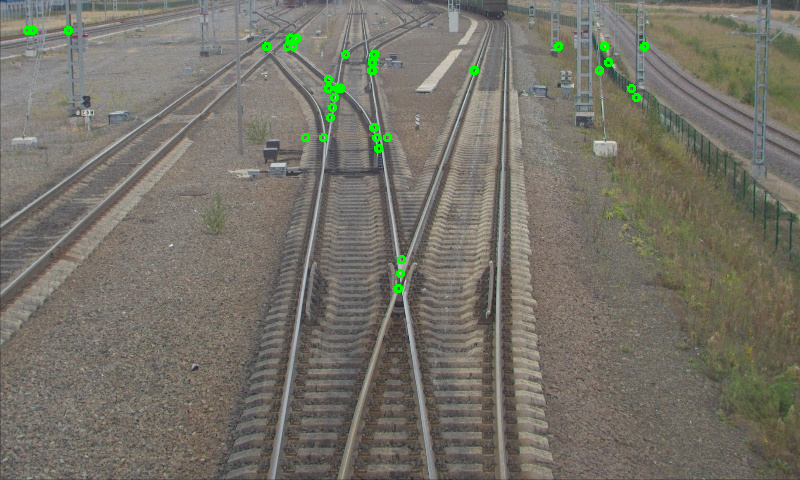
//> input picture NotApproximate_35NeighsDiff_2HasSameDirection.png, 800 x 480 px, given in place of out.png, which was not available
$ ./main out.png   (built with g++ and OpenCV 4)
//> lines starting //> are read from the running program, lines starting //| are printed output that depends on the picture; after the words box and inside, x2 and y2 are one past the last pixel; in counts of white or black regions, pixels touching at a corner belong together; pictures that were not available may be replaced by others from this repository, and a replacement may not be noted
### utils/math_utils.h
//
// Created by dmitrii on 02.04.2020.
//

#ifndef HOUGH_DETECTOR_MATH_UTILS_H
#define HOUGH_DETECTOR_MATH_UTILS_H


#include <opencv2/core/matx.hpp>
#include "cv_supp.h"

namespace math_utils {
    float get_diff(float v1, float v2);
};


#endif //HOUGH_DETECTOR_MATH_UTILS_H

### utils/cv_supp.h
#pragma once
#ifndef CV_SUPP
#define CV_SUPP
#include <vector>
#include <iostream>
#include <opencv2/imgproc/imgproc.hpp>

namespace cv_supp {

    typedef struct CartesLine{
        cv::Point max;
        cv::Point min;
    }CartesLine;

    typedef struct Line {
        CartesLine cartesLine;
        cv::Vec2f polarLine;
    }Line;

	struct gradient_img {
		cv::Mat mag;
		cv::Mat angle;
	};

	using hog_vec_t = std::vector<double>;

	gradient_img get_gradients(const cv::Mat& img);
	std::vector<cv::Mat> get_integral_images(const cv::Mat& img);
	hog_vec_t get_hog(const cv::Point2i& left_high_hog_point, int hog_size, const std::vector<cv::Mat>& integral_images);
	double chi_squared(const hog_vec_t& hog1, const hog_vec_t& hog2);
	double intersect_hogs(const hog_vec_t& hog1, const hog_vec_t& hog2);
	bool hog_has_vertical_edge(const hog_vec_t& hog_vec);
    float get_line_cos(cv::Point pt1, cv::Point pt2);

    void draw_polar_line(cv::Mat& image, const cv::Vec2f& line, const cv::Scalar& color);
    CartesLine from_polar_to_cartesian(const cv::Vec2f &line, int y_max, int y_min);
}

#endif

### utils/files_utils.h
//
// Created by dmitrii on 31.03.2020.
//

#ifndef CROSSDETECTOR_FILES_UTILS_H
#define CROSSDETECTOR_FILES_UTILS_H

#include <vector>
#include <string>

namespace files_utils {
    struct FileName {
        std::string path;
        std::string name;
    };

    std::vector<FileName> get_files_from_dir(std::string dir_name);
    void remove_dir(const std::string& dir_path);
    void create_dir(const std::string& dir_path);
};


#endif //CROSSDETECTOR_FILES_UTILS_H

### hough_detector/hough_algo.cpp
//
// Created by dmitrii on 01.04.2020.
//

#include <cmath>
#include <opencv2/imgproc.hpp>
#include <opencv2/highgui.hpp>
#include <map>
#include "hough_algo.h"
#include "utils/cv_supp.h"
#include "utils/math_utils.h"
#include <fstream>

using namespace cv;
extern bool need_to_plot = true;

HoughDetector::HoughDetector(cv::Mat &image, int canny_treshhold1, int canny_treshhold2, int max_strip_len,
                             int min_strip_len) : m_canny_treshhold1(canny_treshhold1), m_canny_treshhold2(canny_treshhold2),
                             m_max_strip_len(max_strip_len), m_min_strip_len(min_strip_len) {
    image.copyTo(m_original_image);

    //crop 1/5 of iamge
    cv::Rect crop(Point(0, image.rows / 5), Point(image.cols, image.rows));
    m_image = image(crop);
//    cv::Mat resize_image, resize_canny;
//    cv::resize(m_image, resize_image, Size(m_image.cols / 2, m_image.rows / 2));

    //make canny edge detection and remove all horisontal lines
    Canny(m_image, m_canny_image, canny_treshhold1, canny_treshhold2);
//    Canny(resize_image, resize_canny, canny_treshhold1, canny_treshhold2);

    cv_supp::remove_horizontal_edges(m_canny_image);
    imshow("canny image", m_canny_image);
//    imshow("canny resize", resize_canny);
}

// [328 lines left out: functions get_cross_result, solve, get_lines_on_cropped, draw_cross_res, save_results, add_result_point and 7 more, not called in this run]

### main.cpp
#include <iostream>
#include <opencv2/core/core.hpp>
#include <opencv2/imgproc/imgproc.hpp>
#include <opencv2/highgui/highgui.hpp>
#include "utils/files_utils.h"
#include "hough_detector/hough_algo.h"
#include <chrono>

using namespace cv;
using namespace std;

// [74 lines left out: functions run_test, expirement_with_horizontal_blocks, not called in this run]

int main(int argc, char** argv) {
    if (argc < 2)
    {
        std::cout << "Wrong arguments count, program accept one argument: " <<
                  R"(path to input file, for example: C:\Users\dimat\Downloads\cross_detect_data_set_src\img0002.jpg)" << std::endl;

        return -1;
    }
    if (argc > 2)
    {
        run_test(argc, argv);
        return 0;
    }

    std::string file_name = std::string(argv[1]);

    Mat image, gray_img, canny_res;
    image = imread(file_name, IMREAD_COLOR);
//> image is the input picture: 480 rows x 800 cols, CV_8UC3; mean B, G, R 104.3, 114.2, 116.9
    if (!image.data)
    {
        cout << "Could not open or find input file" << endl;
        return -1;
    }

    cv::cvtColor(image, gray_img, COLOR_BGR2GRAY);
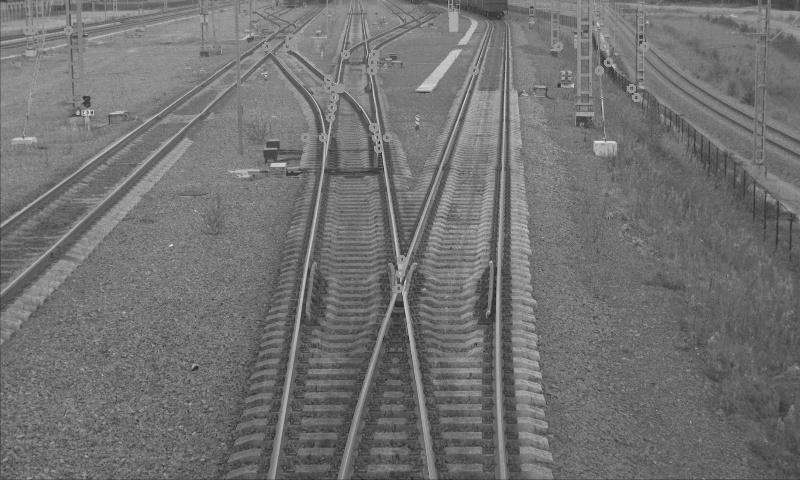
//> gray_img: 480 rows x 800 cols, CV_8UC1; min 36, max 232, mean 113.9
    std::chrono::milliseconds start_time = std::chrono::duration_cast<std::chrono::milliseconds>(std::chrono::system_clock::now().time_since_epoch());

    cv::Mat otsu;
    double otsu_thresh_val = cv::threshold(gray_img, otsu, 0, 255, cv::THRESH_BINARY | cv::THRESH_OTSU);
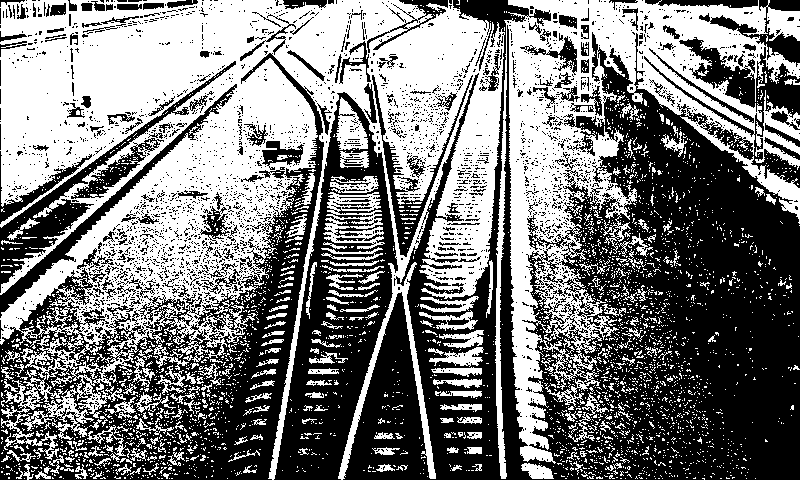
//> otsu: 480 rows x 800 cols, CV_8UC1; 48.2% white; 3384 white regions (3152 under 20 px), largest, box (x1, y1, x2, y2) and area: (0, 0, 505, 480) 110964, (495, 0, 800, 479) 43581, (323, 192, 385, 249) 1702
//> otsu_thresh_val = 114
    double high_thresh_val  = otsu_thresh_val, lower_thresh_val = otsu_thresh_val * 0.5;
//> high_thresh_val = 114; lower_thresh_val = 57

    HoughDetector detector(image, lower_thresh_val, high_thresh_val, 45, 7);
//> in HoughDetector, `m_image = image(crop);`:
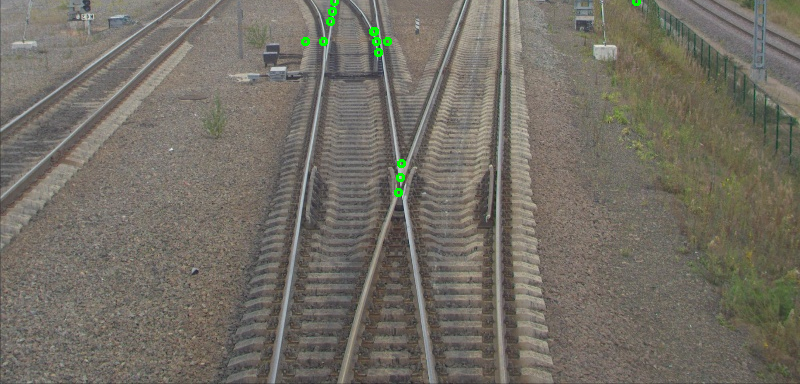
//> m_image: 384 rows x 800 cols, CV_8UC3; mean B, G, R 100.7, 110.4, 114.7
//> in HoughDetector, `Canny(m_image, m_canny_image, canny_treshhold1, canny_treshhold2);`:
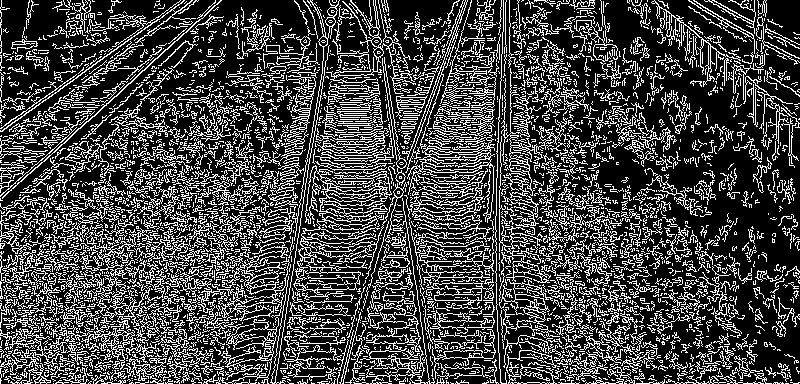
//> m_canny_image: 384 rows x 800 cols, CV_8UC1; 27.1% white in thin lines or dots
//> (the run ends here: the program needs code that is not available in this run, at `cv_supp::remove_horizontal_edges(m_canny_image);`)
